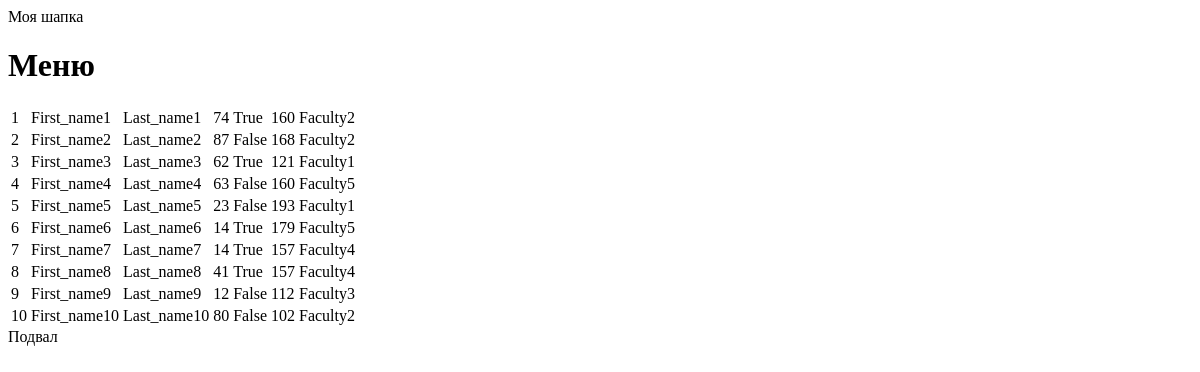
Before: /index/ with the older database file.
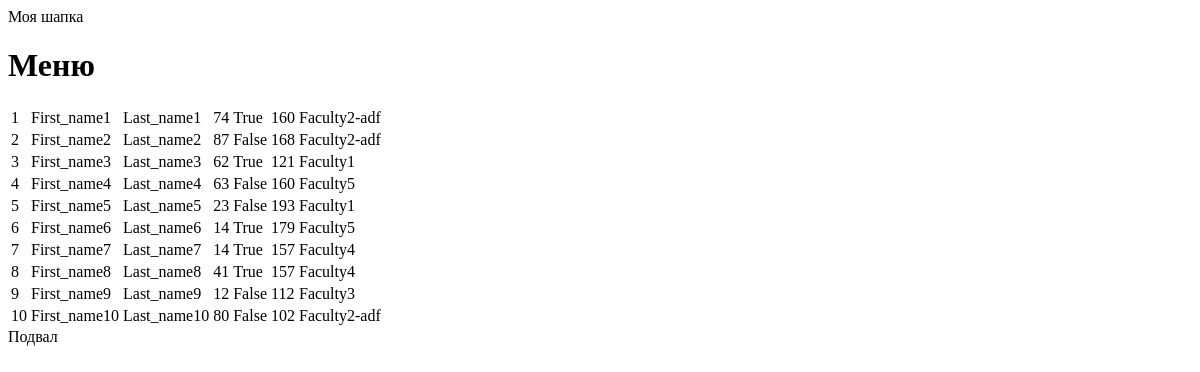
After: the same page with the newer database file.
### lesson-03/models.py (models this page shows, shortened)
class Student(db.Model):
    id = db.Column(db.Integer, primary_key=True)
    first_name = db.Column(db.String(30), nullable=False)
    last_name = db.Column(db.String(30), nullable=False)
    age = db.Column(db.Integer, nullable=False)
    gender = db.Column(db.Boolean, nullable=False)
    group = db.Column(db.Integer, nullable=False)
    faculty_id = db.Column(db.Integer, db.ForeignKey('faculty.id'), nullable=False)

class Faculty(db.Model):
    id = db.Column(db.Integer, primary_key=True)
    name = db.Column(db.String(30), nullable=False)
    students = db.relationship('Student', backref='faculty', lazy=True)

### lesson-03/app.py (the view)
@app.route('/')
@app.route('/index/')
def index():
    students = Student.query.all()
    context = {
        'students': students,
        'title': 'Студентики'
    }
    return render_template('task1.html', **context)

### lesson-03/templates/task1.html (shortened to what this page needs)
{% extends 'base.html' %}
{% block content %}
{% if students %}
<table>
    {% for student in students %}
    <tr>
        <td>{{ student.id }}</td>
        <td>{{ student.first_name }}</td>
        <td>{{ student.last_name }}</td>
        <td>{{ student.age }}</td>
        <td>{{ student.gender }}</td>
        <td>{{ student.group }}</td>
        <td>{{ student.faculty.name }}</td>
    </tr>
    {% endfor %}
</table>
{% else %}
<h1>Студенты отсутствуют</h1>
{% endif %}
{% endblock %}

### lesson-03/templates/base.html (shortened to what this page needs)
<!DOCTYPE html>
<html lang="en">
<head>
</head>
<body>
    {% block header %}
    <header>
        Моя шапка
    </header>
    {% endblock %}
    {% block menu %}
    <div class="menu">
        <h1>Меню</h1>
    </div>
    {% endblock %}
    {% block content %}
    {% endblock %}
    {% block footer %}
    <div class="footer">
        Подвал
    </div>
    {% endblock %}
</body>
</html>

Changed rows visible on the page:
changed through a linked row, Student "First_name1": faculty.name "Faculty2" → "Faculty2-adf"
changed through a linked row, Student "First_name2": faculty.name "Faculty2" → "Faculty2-adf"
changed through a linked row, Student "First_name10": faculty.name "Faculty2" → "Faculty2-adf"
